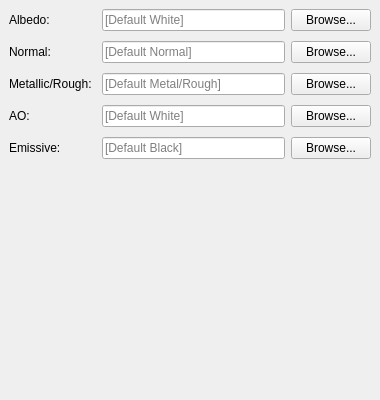
<?xml version="1.0" encoding="UTF-8"?>
<ui version="4.0">
    <author/>
    <comment/>
    <exportmacro/>
    <class>TextureEditor</class>
    <widget class="QWidget" name="TextureEditor">
        <property name="geometry">
            <rect>
                <x>0</x>
                <y>0</y>
                <width>380</width>
                <height>400</height>
            </rect>
        </property>
        <property name="windowTitle">
            <string>TextureEditor</string>
        </property>
        <layout class="QVBoxLayout" name="verticalLayout_2">
            <property name="leftMargin">
                <number>0</number>
            </property>
            <property name="topMargin">
                <number>0</number>
            </property>
            <property name="rightMargin">
                <number>0</number>
            </property>
            <property name="bottomMargin">
                <number>0</number>
            </property>
            <item>
                <widget class="QScrollArea" name="scrollArea">
                    <property name="frameShape">
                        <enum>QFrame::NoFrame</enum>
                    </property>
                    <property name="widgetResizable">
                        <bool>true</bool>
                    </property>
                    <widget class="QWidget" name="scrollAreaWidgetContents">
                        <property name="geometry">
                            <rect>
                                <x>0</x>
                                <y>0</y>
                                <width>380</width>
                                <height>300</height>
                            </rect>
                        </property>
                        <layout class="QFormLayout" name="formLayout">
                            <property name="horizontalSpacing">
                                <number>10</number>
                            </property>
                            <property name="verticalSpacing">
                                <number>10</number>
                            </property>
                            <property name="leftMargin">
                                <number>9</number>
                            </property>
                            <property name="topMargin">
                                <number>9</number>
                            </property>
                            <property name="rightMargin">
                                <number>9</number>
                            </property>
                            <property name="bottomMargin">
                                <number>9</number>
                            </property>
                            <item row="0" column="0">
                                <widget class="QLabel" name="labelAlbedo">
                                    <property name="text">
                                        <string>Albedo:</string>
                                    </property>
                                    <property name="buddy">
                                        <cstring>lineEditAlbedoPath</cstring>
                                    </property>
                                </widget>
                            </item>
                            <item row="0" column="1">
                                <layout class="QHBoxLayout" name="horizontalLayoutAlbedo">
                                    <property name="spacing">
                                        <number>6</number>
                                    </property>
                                    <item>
                                        <widget class="QLineEdit" name="lineEditAlbedoPath">
                                            <property name="readOnly">
                                                <bool>true</bool>
                                            </property>
                                            <property name="placeholderText">
                                                <string>[Default White]</string>
                                            </property>
                                        </widget>
                                    </item>
                                    <item>
                                        <widget class="QPushButton" name="buttonBrowseAlbedo">
                                            <property name="sizePolicy">
                                                <sizepolicy hsizetype="Fixed" vsizetype="Fixed">
                                                    <horstretch>0</horstretch>
                                                    <verstretch>0</verstretch>
                                                </sizepolicy>
                                            </property>
                                            <property name="text">
                                                <string>Browse...</string>
                                            </property>
                                        </widget>
                                    </item>
                                </layout>
                            </item>

                            <item row="1" column="0">
                                <widget class="QLabel" name="labelNormal">
                                    <property name="text">
                                        <string>Normal:</string>
                                    </property>
                                    <property name="buddy">
                                        <cstring>lineEditNormalPath</cstring>
                                    </property>
                                </widget>
                            </item>
                            <item row="1" column="1">
                                <layout class="QHBoxLayout" name="horizontalLayoutNormal">
                                    <property name="spacing">
                                        <number>6</number>
                                    </property>
                                    <item>
                                        <widget class="QLineEdit" name="lineEditNormalPath">
                                            <property name="readOnly">
                                                <bool>true</bool>
                                            </property>
                                            <property name="placeholderText">
                                                <string>[Default Normal]</string>
                                            </property>
                                        </widget>
                                    </item>
                                    <item>
                                        <widget class="QPushButton" name="buttonBrowseNormal">
                                            <property name="sizePolicy">
                                                <sizepolicy hsizetype="Fixed" vsizetype="Fixed">
                                                    <horstretch>0</horstretch>
                                                    <verstretch>0</verstretch>
                                                </sizepolicy>
                                            </property>
                                            <property name="text">
                                                <string>Browse...</string>
                                            </property>
                                        </widget>
                                    </item>
                                </layout>
                            </item>

                            <item row="2" column="0">
                                <widget class="QLabel" name="labelMetallicRoughness">
                                    <property name="text">
                                        <string>Metallic/Rough:</string>
                                    </property>
                                    <property name="buddy">
                                        <cstring>lineEditMetallicRoughnessPath</cstring>
                                    </property>
                                </widget>
                            </item>
                            <item row="2" column="1">
                                <layout class="QHBoxLayout" name="horizontalLayoutMetallicRoughness">
                                    <property name="spacing">
                                        <number>6</number>
                                    </property>
                                    <item>
                                        <widget class="QLineEdit" name="lineEditMetallicRoughnessPath">
                                            <property name="readOnly">
                                                <bool>true</bool>
                                            </property>
                                            <property name="placeholderText">
                                                <string>[Default Metal/Rough]</string>
                                            </property>
                                        </widget>
                                    </item>
                                    <item>
                                        <widget class="QPushButton" name="buttonBrowseMetallicRoughness">
                                            <property name="sizePolicy">
                                                <sizepolicy hsizetype="Fixed" vsizetype="Fixed">
                                                    <horstretch>0</horstretch>
                                                    <verstretch>0</verstretch>
                                                </sizepolicy>
                                            </property>
                                            <property name="text">
                                                <string>Browse...</string>
                                            </property>
                                        </widget>
                                    </item>
                                </layout>
                            </item>

                            <item row="3" column="0">
                                <widget class="QLabel" name="labelAO">
                                    <property name="text">
                                        <string>AO:</string>
                                    </property>
                                    <property name="buddy">
                                        <cstring>lineEditAOPath</cstring>
                                    </property>
                                </widget>
                            </item>
                            <item row="3" column="1">
                                <layout class="QHBoxLayout" name="horizontalLayoutAO">
                                    <property name="spacing">
                                        <number>6</number>
                                    </property>
                                    <item>
                                        <widget class="QLineEdit" name="lineEditAOPath">
                                            <property name="readOnly">
                                                <bool>true</bool>
                                            </property>
                                            <property name="placeholderText">
                                                <string>[Default White]</string>
                                            </property>
                                        </widget>
                                    </item>
                                    <item>
                                        <widget class="QPushButton" name="buttonBrowseAO">
                                            <property name="sizePolicy">
                                                <sizepolicy hsizetype="Fixed" vsizetype="Fixed">
                                                    <horstretch>0</horstretch>
                                                    <verstretch>0</verstretch>
                                                </sizepolicy>
                                            </property>
                                            <property name="text">
                                                <string>Browse...</string>
                                            </property>
                                        </widget>
                                    </item>
                                </layout>
                            </item>

                            <item row="4" column="0">
                                <widget class="QLabel" name="labelEmissive">
                                    <property name="text">
                                        <string>Emissive:</string>
                                    </property>
                                    <property name="buddy">
                                        <cstring>lineEditEmissivePath</cstring>
                                    </property>
                                </widget>
                            </item>
                            <item row="4" column="1">
                                <layout class="QHBoxLayout" name="horizontalLayoutEmissive">
                                    <property name="spacing">
                                        <number>6</number>
                                    </property>
                                    <item>
                                        <widget class="QLineEdit" name="lineEditEmissivePath">
                                            <property name="readOnly">
                                                <bool>true</bool>
                                            </property>
                                            <property name="placeholderText">
                                                <string>[Default Black]</string>
                                            </property>
                                        </widget>
                                    </item>
                                    <item>
                                        <widget class="QPushButton" name="buttonBrowseEmissive">
                                            <property name="sizePolicy">
                                                <sizepolicy hsizetype="Fixed" vsizetype="Fixed">
                                                    <horstretch>0</horstretch>
                                                    <verstretch>0</verstretch>
                                                </sizepolicy>
                                            </property>
                                            <property name="text">
                                                <string>Browse...</string>
                                            </property>
                                        </widget>
                                    </item>
                                </layout>
                            </item>

                            <item row="5" column="1">
                                <spacer name="verticalSpacer">
                                    <property name="orientation">
                                        <enum>Qt::Vertical</enum>
                                    </property>
                                    <property name="sizeHint" stdset="0">
                                        <size>
                                            <width>20</width>
                                            <height>40</height>
                                        </size>
                                    </property>
                                    <property name="sizeType">
                                        <enum>QSizePolicy::Expanding</enum>
                                    </property>
                                </spacer>
                            </item>
                        </layout>
                    </widget>
                </widget>
            </item>
        </layout>
    </widget>
    <pixmapfunction/>
    <connections/>
</ui>
